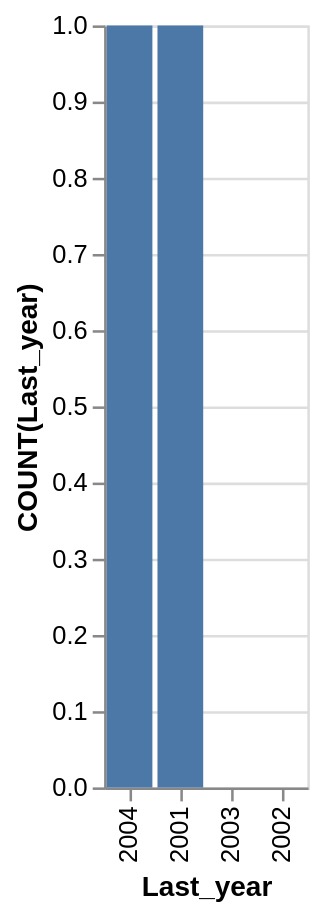

Vega-Lite specification stored for this chart:
### Vega-Lite specification from a JSON file in a GitHub repository (floating-point values rounded to 4 significant figures)
{"data": {"values": [{"x_data": "2004", "y_data": 1}, {"x_data": "2001", "y_data": 1}, {"x_data": "2003", "y_data": 0}, {"x_data": "2002", "y_data": 0}]}, "mark": "bar", "encoding": {"x": {"field": "x_data", "type": "nominal", "title": "Last_year", "sort": {"op": "sum", "field": "y_data", "order": "descending"}}, "y": {"field": "y_data", "type": "quantitative", "title": "COUNT(Last_year)"}}}
